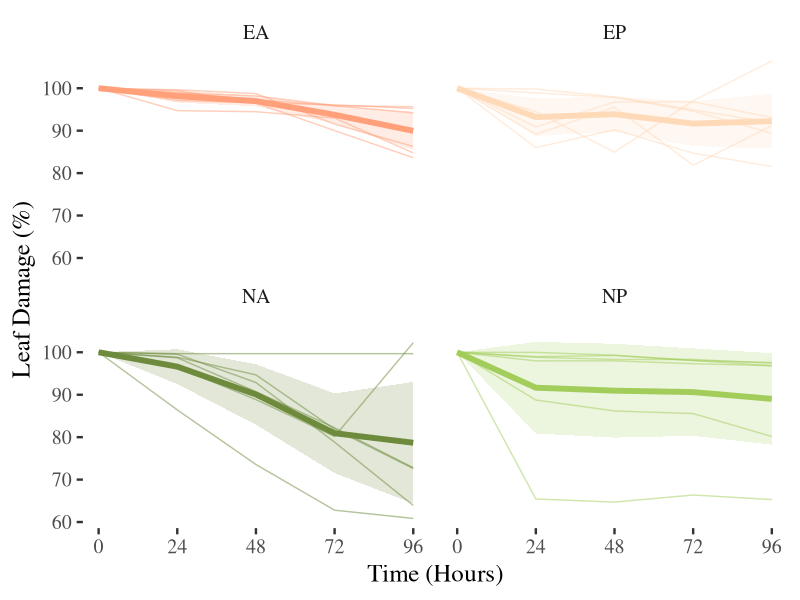
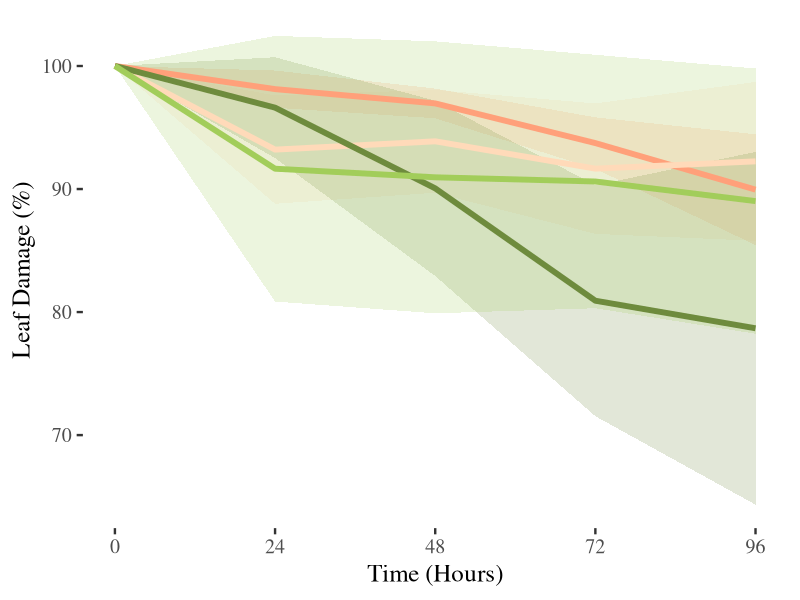
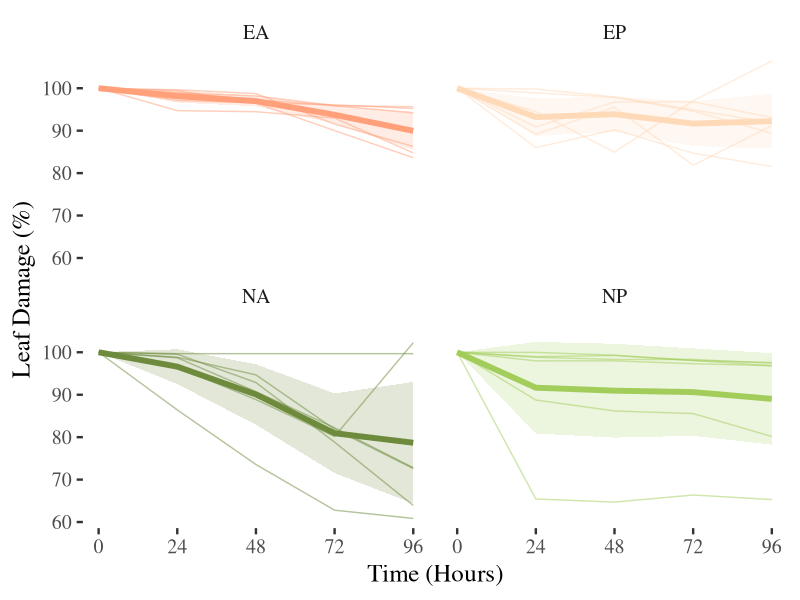
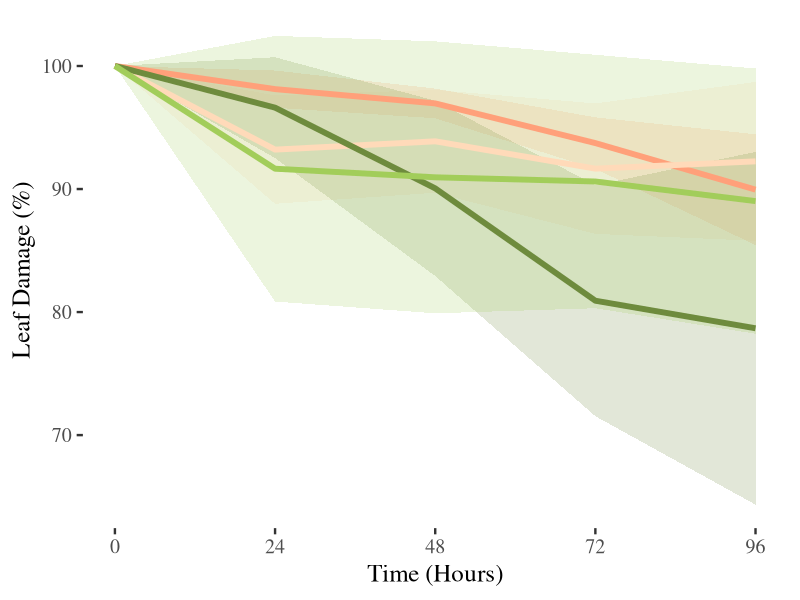

Write R code to recreate these figures, in order.
library(tidyverse)
library(ggplot2)
library(ggthemes)


df <- read.csv("olivia/Scans.csv") %>%
  rename(`24` = Damage.at.24.HR....,
         `48` = Damage.at.48.HR....,
         `72` = Damage.at.72.HR....,
         `96` = Damage.at.96.HR....) %>%
  mutate(`0` = 100,
         treatment = str_extract(Leaf.Number, "^..")) %>%
  select(id = Leaf.Number, treatment, `0`, `24`, `48`, `72`, `96`) %>%
  pivot_longer(`0`:`96`, names_to = "time", values_to = "damage") %>%
  mutate(time = as.integer(time))


# add in dummy data
# (things should usually go down but they may go up a little with the dummy data)

df$damage[is.na(df$damage)] <- 100 - (rlnorm(length(df$damage[is.na(df$damage)]), 0, 0.5 ) *
                                        df$time[is.na(df$damage)]/6)

# summarize

df.sum <- df %>%
  group_by(treatment, time) %>%
  summarise(meanDamage = mean(damage), se = sd(damage)/sqrt(6)) %>%
  mutate(semax = meanDamage + (1.96*se),
         semin = meanDamage - (1.96*se))


# make figure
ggplot(data = df.sum, aes(x = time, y = meanDamage)) +
  geom_ribbon(aes(ymin = semin, ymax = semax, fill = treatment),
              alpha = .2) +
  geom_line(aes(color = treatment), linewidth = 2) +
  geom_line(data = df, aes(y = damage, group = id, color = treatment),
            linewidth = 0.5, alpha = 0.5) +
  xlab("Time (Hours)")+
  ylab("Leaf Damage (%)")+
  scale_x_continuous(
    name = "Time (Hours)",
    breaks = seq(0, 96, by = 24),
    limits = c(0, 96),
    labels = scales::comma
  ) +
  facet_wrap(
    ~treatment, 
    nrow = 2,
    labeller = labeller(treatment = c(
      "AA" = "EA",      # Replace with your actual treatment names
      "AP" = "EP",        # and desired labels
      "LA" = "NA",
      "LP" = "NP"
    ))
  ) +
  theme_tufte(18) +
  theme(legend.position = "none")+
  scale_fill_manual(values = c("lightsalmon","peachpuff","darkolivegreen4","darkolivegreen3"))+
  scale_color_manual(values = c("lightsalmon","peachpuff","darkolivegreen4","darkolivegreen3"))
  


ggsave("olivia/totalLeafDamage.png") #rename and save image



ggplot(data = df.sum, aes(x = time, y = meanDamage)) +
  geom_ribbon(aes(ymin = semin, ymax = semax, fill = treatment),
              alpha = .2) +
  geom_line(aes(color = treatment), linewidth = 2) +
  xlab("Time (Hours)")+
  ylab("Leaf Damage (%)")+
  scale_x_continuous(
    name = "Time (Hours)",
    breaks = seq(0, 96, by = 24),
    limits = c(0, 96),
    labels = scales::comma
  ) +
  theme_tufte(18) +
  theme(legend.position = "none")+
  scale_fill_manual(values = c("lightsalmon","peachpuff","darkolivegreen4","darkolivegreen3"))+
  scale_color_manual(values = c("lightsalmon","peachpuff","darkolivegreen4","darkolivegreen3"))+
  labs(fill = "Treatment", color = "Treatment")  # Changes the legend title


ggsave("olivia/meanDamage.png")
